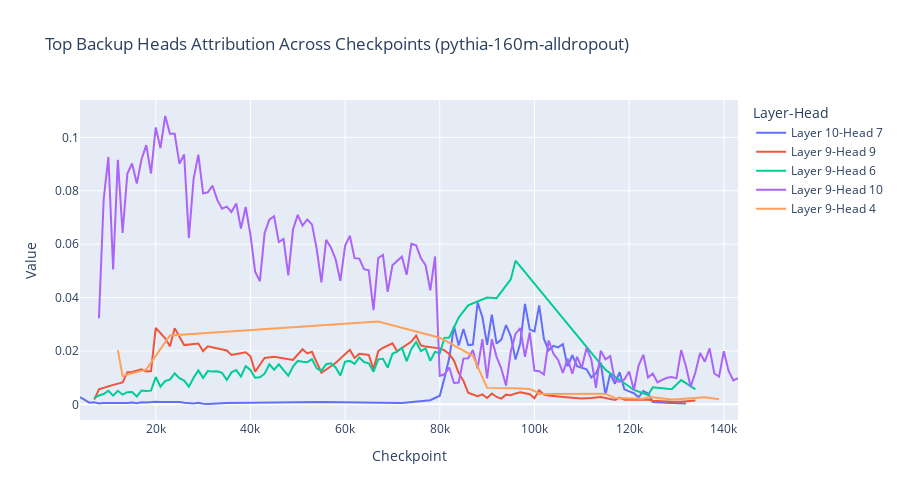

The notebook cell this image was saved under:
### Code cell
top_backup_heads = plot_top_heads(model_name=MODEL_TO_VIEW, checkpoint_dict=per_head_logit_diff_deltas, cumulative_nmhs=cumulative_nmhs, top_k_per_checkpoint=10)
